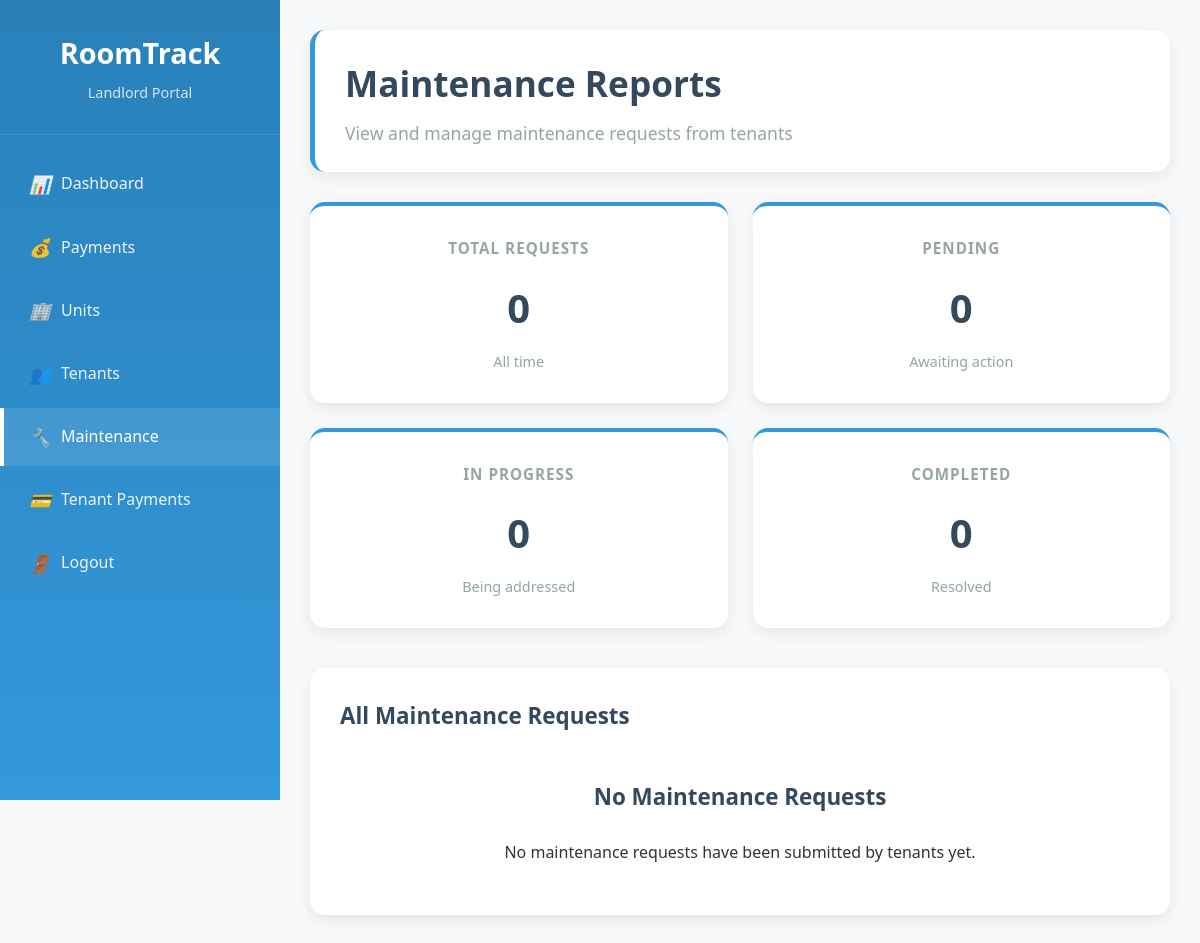
Page /landlord/maintenance-reports (signed in) on the earlier database version.
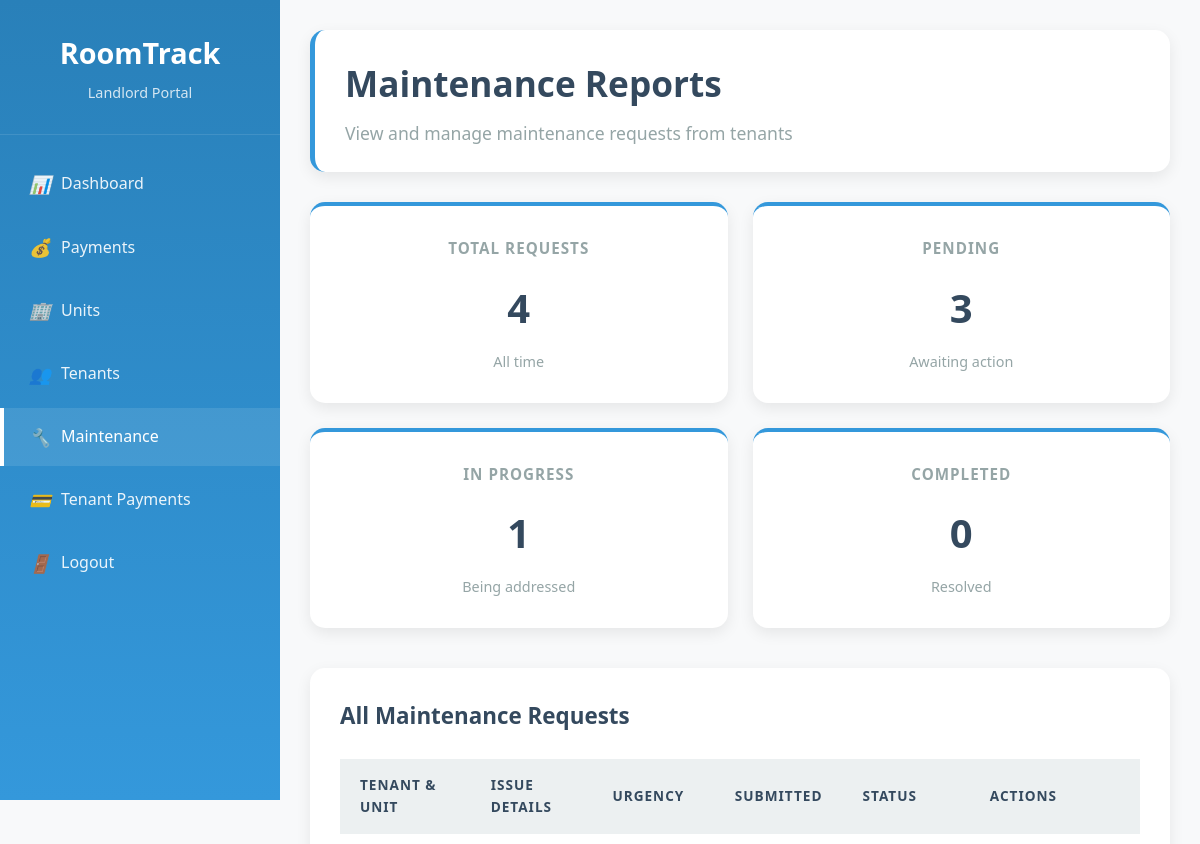
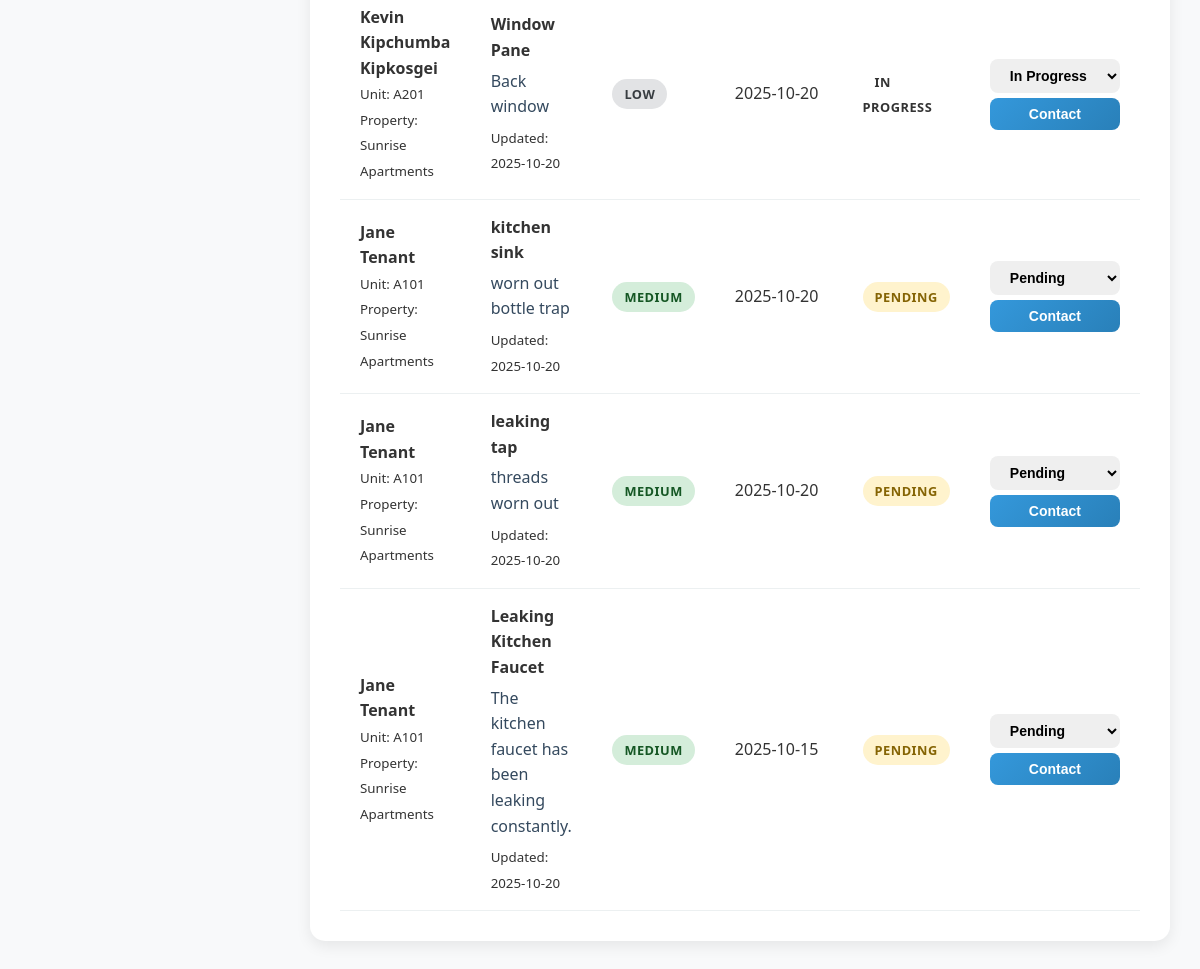
Same page on the later database version (2 pictures, top to bottom).
### models.py (models this page shows)
class MaintenanceRequest(db.Model):
    id = db.Column(db.Integer, primary_key=True)
    tenant_id = db.Column(db.Integer, db.ForeignKey('user.id'), nullable=False)
    unit_id = db.Column(db.Integer, db.ForeignKey('unit.id'), nullable=False)
    title = db.Column(db.String(200), nullable=False)
    description = db.Column(db.Text, nullable=False)
    urgency = db.Column(db.String(20), default='medium')  # low, medium, high, emergency
    status = db.Column(db.String(20), default='pending')  # pending, in_progress, completed
    created_at = db.Column(db.DateTime, default=datetime.utcnow)
    updated_at = db.Column(db.DateTime, default=datetime.utcnow, onupdate=datetime.utcnow)

class User(UserMixin, db.Model):
    id = db.Column(db.Integer, primary_key=True)
    username = db.Column(db.String(80), unique=True, nullable=False)
    email = db.Column(db.String(120), unique=True, nullable=False)
    password = db.Column(db.String(200), nullable=False)
    role = db.Column(db.String(20), nullable=False)  # admin, landlord, tenant
    full_name = db.Column(db.String(200))
    id_number = db.Column(db.String(50))
    passport_number = db.Column(db.String(50))
    phone = db.Column(db.String(20))
    created_at = db.Column(db.DateTime, default=datetime.utcnow)
    landlord_properties = db.relationship('Property', backref='landlord', lazy=True)
    tenant_leases = db.relationship('Lease', backref='tenant', lazy=True, foreign_keys='Lease.tenant_id')
    maintenance_requests = db.relationship('MaintenanceRequest', backref='tenant', lazy=True)

class Unit(db.Model):
    id = db.Column(db.Integer, primary_key=True)
    unit_number = db.Column(db.String(50), nullable=False)
    rent_amount = db.Column(db.Float, nullable=False)
    status = db.Column(db.String(20), default='vacant')  # vacant, occupied
    bedrooms = db.Column(db.Integer, default=1)
    bathrooms = db.Column(db.Integer, default=1)
    square_feet = db.Column(db.Integer)
    property_id = db.Column(db.Integer, db.ForeignKey('property.id'), nullable=False)
    leases = db.relationship('Lease', backref='unit', lazy=True, cascade='all, delete-orphan')
    maintenance_requests = db.relationship('MaintenanceRequest', backref='unit', lazy=True)

class Property(db.Model):
    id = db.Column(db.Integer, primary_key=True)
    name = db.Column(db.String(200), nullable=False)
    address = db.Column(db.Text, nullable=False)
    total_units = db.Column(db.Integer, nullable=False)
    occupied_units = db.Column(db.Integer, default=0)
    landlord_id = db.Column(db.Integer, db.ForeignKey('user.id'), nullable=False)
    created_at = db.Column(db.DateTime, default=datetime.utcnow)
    units = db.relationship('Unit', backref='property', lazy=True, cascade='all, delete-orphan')

### app.py (the view)
@app.route('/landlord/maintenance-reports')
@login_required
def landlord_maintenance_reports():
    if current_user.role != 'landlord':
        return redirect(url_for('index'))
    properties = Property.query.filter_by(landlord_id=current_user.id).all()
    property_ids = [p.id for p in properties]
    maintenance_requests = MaintenanceRequest.query.join(Unit).filter(Unit.property_id.in_(property_ids)).order_by(MaintenanceRequest.created_at.desc()).all()
    return render_template('landlord/maintenance_reports.html', maintenance_requests=maintenance_requests)

### app.py (called while the page is built)
@login_manager.user_loader
def load_user(user_id):
    return User.query.get(int(user_id))

### templates/landlord/maintenance_reports.html (shortened to what the changed rows need)
<!DOCTYPE html>
<html lang="en">
<head>
    <link rel="stylesheet" href="{{ url_for('static', filename='css/style.css') }}">
</head>
<body>
    <div class="dashboard">
        <div class="sidebar">
            <div class="sidebar-header">
                <h2>RoomTrack</h2>
            </div>
        </div>
        <div class="main-content">
            <div class="header">
                <h1>Maintenance Reports</h1>
            </div>
            <div class="stats-grid">
                <div class="stat-card">
                    <h3>Total Requests</h3>
                    <div class="number">{{ maintenance_requests|length }}</div>
                    <p class="subtext">All time</p>
                </div>
                <div class="stat-card">
                    <h3>Pending</h3>
                    <div class="number">{{ maintenance_requests|selectattr('status', 'equalto', 'pending')|list|length }}</div>
                    <p class="subtext">Awaiting action</p>
                </div>
                <div class="stat-card">
                    <h3>In Progress</h3>
                    <div class="number">{{ maintenance_requests|selectattr('status', 'equalto', 'in_progress')|list|length }}</div>
                    <p class="subtext">Being addressed</p>
                </div>
            </div>
            <div class="table-container">
                {% if maintenance_requests %}
                <table>
                    <thead>
                        <tr>
                            <th>Tenant & Unit</th>
                            <th>Issue Details</th>
                            <th>Urgency</th>
                            <th>Submitted</th>
                            <th>Status</th>
                            <th>Actions</th>
                        </tr>
                    </thead>
                    <tbody>
                        {% for request in maintenance_requests %}
                        <tr>
                            <td>
                                <strong>{{ request.tenant.full_name }}</strong><br>
                                <small>Unit: {{ request.unit.unit_number }}</small><br>
                                <small>Property: {{ request.unit.property.name }}</small>
                            </td>
                            <td>
                                <strong>{{ request.title }}</strong><br>
                                <p style="margin: 5px 0; color: var(--dark-gray);">{{ request.description }}</p>
                                <small>Updated: {{ request.updated_at.strftime('%Y-%m-%d') }}</small>
                            </td>
                            <td>
                                <span class="status-badge
                                    {% if request.urgency == 'emergency' %}status-rejected
                                    {% elif request.urgency == 'high' %}status-pending
                                    {% elif request.urgency == 'medium' %}status-active
                                    {% else %}status-vacant{% endif %}">
                                    {{ request.urgency|title }}
                                </span>
                            </td>
                            <td>{{ request.created_at.strftime('%Y-%m-%d') }}</td>
                            <td>
                                <span class="status-badge status-{{ request.status }}">
                                    {{ request.status.replace('_', ' ')|title }}
                                </span>
                            </td>
                            <td>
                                <select onchange="updateMaintenanceStatus({{ request.id }}, this.value)" class="btn btn-sm">
                                    <option value="pending" {% if request.status == 'pending' %}selected{% endif %}>Pending</option>
                                    <option value="in_progress" {% if request.status == 'in_progress' %}selected{% endif %}>In Progress</option>
                                </select>
                                <button class="btn btn-primary btn-sm" style="margin-top: 5px;" onclick="contactTenant({{ request.tenant.id }})">Contact</button>
                            </td>
                        </tr>
                        {% endfor %}
                    </tbody>
                </table>
                {% else %}
                <div class="text-center p-20">
                    <h3>No Maintenance Requests</h3>
                    <p>No maintenance requests have been submitted by tenants yet.</p>
                </div>
                {% endif %}
            </div>
        </div>
    </div>
</body>
</html>

Differences in the rows shown:
added MaintenanceRequest: tenant.full_name "Kevin Kipchumba Kipkosgei", unit.unit_number "A201", unit.property.name "Sunrise Apartments", title "Window Pane", description "Back window", updated_at "2025-10-20", urgency "LOW", created_at "2025-10-20", status.replace "IN PROGRESS", status+id "In Progress"
added MaintenanceRequest: tenant.full_name "Jane Tenant", unit.unit_number "A101", unit.property.name "Sunrise Apartments", title "kitchen sink", description "worn out bottle trap", updated_at "2025-10-20", urgency "MEDIUM", created_at "2025-10-20", status.replace "PENDING", status+id "Pending"
added MaintenanceRequest: tenant.full_name "Jane Tenant", unit.unit_number "A101", unit.property.name "Sunrise Apartments", title "leaking tap", description "threads worn out", updated_at "2025-10-20", urgency "MEDIUM", created_at "2025-10-20", status.replace "PENDING", status+id "Pending"
added MaintenanceRequest: tenant.full_name "Jane Tenant", unit.unit_number "A101", unit.property.name "Sunrise Apartments", title "Leaking Kitchen Faucet", description "The kitchen faucet has been leaking constantly.", updated_at "2025-10-20", urgency "MEDIUM", created_at "2025-10-15", status.replace "PENDING", status+id "Pending"
Other differences:
{{ maintenance_requests|length }}: "0" → "4"
text no longer shown: "0 0 No Maintenance Requests No maintenance requests have been submitted by tenants yet."
text now shown: "3 1 TENANT & UNIT ISSUE DETAILS URGENCY SUBMITTED STATUS ACTIONS"
